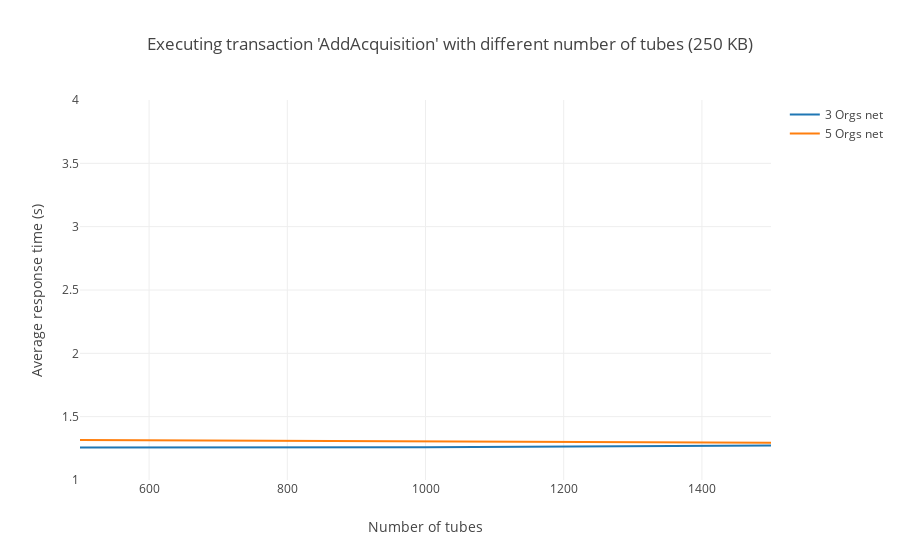

The code cell stored with this chart in its notebook:
### Markdown cell above
### Average times when executing tx 'AddAcquisition'

### Code cell
# 3 Orgs net data
threeOrgs = [1.2557, 1.2584, 1.2733]
# 5 Orgs net data
fiveOrgs = [1.3160, 1.3037, 1.2938]

avgAcquisition("250 KB", threeOrgs, fiveOrgs)

### Figure 1 — Plotly figure (JSON) as saved in the notebook; plotly's stock layout.template omitted (floating-point values rounded to 4 significant figures)
{"data": [{"mode": "lines", "name": "3 Orgs net", "type": "scatter", "uid": "0bf032ad-985e-4c69-b35b-34254bfc4cb4", "x": [500, 1000, 1500], "y": [1.256, 1.258, 1.273]}, {"mode": "lines", "name": "5 Orgs net", "type": "scatter", "uid": "14d35f6a-4514-4f9e-a8c9-af01f777b0be", "x": [500, 1000, 1500], "y": [1.316, 1.304, 1.294]}], "layout": {"barmode": "group", "title": {"text": "Executing transaction 'AddAcquisition' with different number of tubes (250 KB)"}, "xaxis": {"range": [500, 1500], "title": {"text": "Number of tubes"}}, "yaxis": {"range": [1, 4], "title": {"text": "Average response time (s)"}}}}
